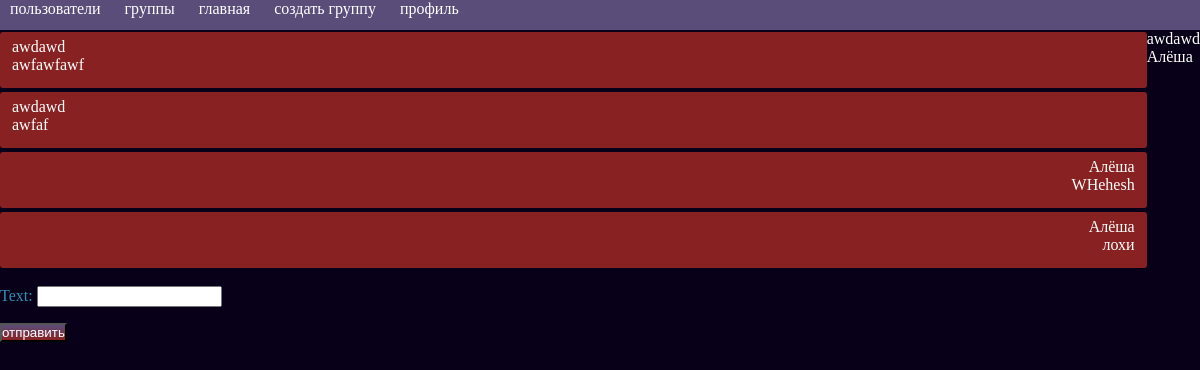
/messages/group/1 (signed in), run on the app's committed database.
### main/models.py (models this page shows)
class GroupChatMsg(models.Model):
    author = models.ForeignKey(
        to=User,
        on_delete=models.CASCADE,
        related_name='sender',
        null=True
    )
    group = models.ForeignKey(
        to=GroupChat,
        on_delete=models.CASCADE,
        related_name='group',
        null=True
    )
    text = models.CharField(max_length=500)

### main/views.py (the view, shortened to what this page needs)
# urls.py: path('group/<int:pk>', GroupView.as_view(), name='chatdetail'),
class GroupView(FormMixin, DetailView):
    model = GroupChat
    form_class = GroupMsgForm
    template_name = 'group_chat.html'
    context_object_name = 'targetchat'
    def get_context_data(self, **kwargs):
        context = super().get_context_data(**kwargs)
        context['messages'] = GroupChatMsg.objects.all()
        return context

### main/forms.py
class GroupMsgForm(forms.ModelForm):
    class Meta:
        model = GroupChatMsg
        fields = ['text']

### templates/group_chat.html (shortened to what this page needs)
{% extends 'base.html' %}
{% block content %}
<div class="members">
    {% for member in targetchat.members.all %}
        <tr>
            <td>{{ member.username }}</td><br>
        </tr>
    {% endfor %}
</div>
{% if request.user in targetchat.members.all %}
    <div class="msgs">
        {% for message in messages %}
            {% if message.author == request.user %}
                <div class="msg">
                        <p class="youauthor">{{message.author.username}}</p><br>
                        <span class="youauthor">{{message.text}}</span>
                </div>
            {% else %}
                <div class="msg">
                    <p class="notyouauthor">{{message.author.username}}</p><br>
                    <span class="notyouauthor">{{message.text}}</span>
                </div>
            {% endif %}
        {% endfor %}
    </div>
    <div>
        <form method='post' class="messageform">
            {{ form.as_p }}
            <input type="submit" value="отправить" class="grad">
        </form>
    </div>
{% else %}
    <p>Вы не состоите в этом чате</p>
{% endif %}
{% endblock content %}

### templates/base.html (shortened to what this page needs)
<!DOCTYPE html>
{% load static %}
<html>
    <head>
        <link rel="stylesheet" href="{% static 'styles.css' %}?20"  >
    </head>
    <body>
        <header>
            <a href="/messages" class="btn">пользователи</a>
            <a href="/messages/group" class="btn">группы</a>
            <a href="/" class="btn">главная</a>
            <a href="/messages/addgroup" class="btn">создать группу</a>
            {% if request.user.profile %}
                <a href="/messages/updateprofile" class="btn">профиль</a>
            {% else %}
                <a href="/messages/addprofile" class="btn">профиль</a>
            {% endif %}
            </header>
        {% block content %}
        {% endblock content %}
    </body>
</html>

### static/styles.css (style rules this page uses)
body { margin: 0; margin-bottom: 0; padding: 0; background: #070018; color: white; }
header { margin: 0; background: #5a4d7a; min-height: 30px; }
.grad { margin: 0; padding: 0 0 0; color: white ; background: linear-gradient(#5a4d7a, #882121); }
.messageform { color: rgb(54, 140, 180); width: 100; }
.msgs { display: flex; flex-direction: column; }
.msg { color:white; background: #882121; position: relative; padding: 6px 12px 14px 12px; margin: 2px 0 2px 0; transition: all .6s ease-out; border-radius: 3px; }
.btn { margin-left: 10px; margin-right: 10px; -webkit-appearance: button; -moz-appearance: button; appearance: button; text-decoration: none; color: white; }
.youauthor { padding-top: 0; padding-bottom: 0; margin: 0; float: left; }
.notyouauthor { padding-top: 0; padding-bottom: 0; margin: 0; float: right; }
.members { float: right; position: relative; display: flex; flex-direction: column; }

### data on the page
GroupChatMsg: author.username "awdawd", text "awfawfawf"
GroupChatMsg: author.username "awdawd", text "awfaf"
GroupChatMsg: author.username "Алёша", text "WHehesh"
GroupChatMsg: author.username "Алёша", text "лохи"

### other printed values
{{ member.username }} "awdawd"
{{ member.username }} "Алёша"
